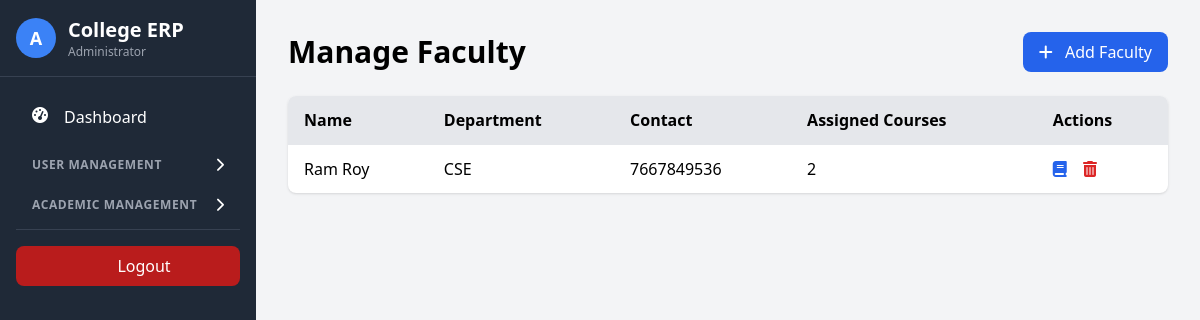
/admin/manage_faculty.php (signed in), run on the app's committed database.
### tables this page shows
CREATE TABLE IF NOT EXISTS `faculty` (
  `faculty_id` int NOT NULL AUTO_INCREMENT,
  `user_id` int DEFAULT NULL,
  `full_name` varchar(100) NOT NULL,
  `department` varchar(50) NOT NULL,
  `contact` varchar(20) DEFAULT NULL,
  PRIMARY KEY (`faculty_id`),
  UNIQUE KEY `user_id` (`user_id`)
);

### admin/manage_faculty.php (the view, shortened to what this page needs)
<?php
require_once '../config/db.php';
$faculty = $pdo->query("
    SELECT f.*, COUNT(fs.subject_id) AS assigned_courses
    FROM faculty f
    LEFT JOIN faculty_subjects fs ON f.faculty_id = fs.faculty_id
    GROUP BY f.faculty_id
    ORDER BY f.full_name
")->fetchAll();
?>
<!DOCTYPE html>
<html lang="en">
<head>
    <script src="https://cdn.tailwindcss.com"></script>
    <link rel="stylesheet" href="https://cdnjs.cloudflare.com/ajax/libs/font-awesome/6.0.0/css/all.min.css">
</head>
<body class="bg-gray-100">
<div class="md:flex">
<?php include '../includes/admin_sidebar.php'; ?>
    <div class="main-content p-8 mt-16 md:mt-0 mt-16 md:ml-64 w-full">
        <div class="flex justify-between items-center mb-6">
            <h1 class="text-3xl font-bold">Manage Faculty</h1>
            <button onclick="document.getElementById('addFacultyModal').classList.remove('hidden')"
                    class="bg-blue-600 text-white px-4 py-2 rounded-lg hover:bg-blue-700 transition">
                <i class="fas fa-plus mr-2"></i> Add Faculty
            </button>
        </div>
        <div class="bg-white rounded-lg shadow overflow-hidden">
            <table class="min-w-full">
                <thead class="bg-gray-200">
                    <tr>
                        <th class="py-3 px-4 text-left">Name</th>
                        <th class="py-3 px-4 text-left">Department</th>
                        <th class="py-3 px-4 text-left">Contact</th>
                        <th class="py-3 px-4 text-left">Assigned Courses</th>
                        <th class="py-3 px-4 text-left">Actions</th>
                    </tr>
                </thead>
                <tbody>
                    <?php if (empty($faculty)): ?>
                        <tr>
                            <td colspan="5" class="py-4 px-4 text-center text-gray-500">No faculty members found</td>
                        </tr>
                    <?php else: ?>
                        <?php foreach ($faculty as $member): ?>
                        <tr class="border-t hover:bg-gray-50">
                            <td class="py-3 px-4 font-medium"><?= htmlspecialchars($member['full_name']) ?></td>
                            <td class="py-3 px-4"><?= htmlspecialchars($member['department']) ?></td>
                            <td class="py-3 px-4"><?= htmlspecialchars($member['contact']) ?></td>
                            <td class="py-3 px-4"><?= $member['assigned_courses'] ?></td>
                            <td class="py-3 px-4">
                                <a href="assign_faculty.php?faculty_id=<?= $member['faculty_id'] ?>"
                                   class="text-blue-600 hover:text-blue-800 mr-3" title="Assign Courses">
                                    <i class="fas fa-book"></i>
                                </a>
                                <form method="post" class="inline" onsubmit="return confirm('Are you sure you want to delete this faculty member?');">
                                    <button type="submit" name="delete_faculty" class="text-red-600 hover:text-red-800" title="Delete">
                                        <i class="fas fa-trash-alt"></i>
                                    </button>
                                </form>
                            </td>
                        </tr>
                        <?php endforeach; ?>
                    <?php endif; ?>
                </tbody>
            </table>
        </div>
    </div>
 </div>
</body>
</html>

### data on the page
faculty: full_name "Ram Roy", department "CSE", contact "7667849536", assigned_courses "2"
